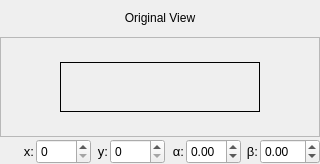
                             <widget class="QFrame" name="frame_9">
                              <property name="sizePolicy">
                               <sizepolicy hsizetype="Preferred" vsizetype="Fixed">
                                <horstretch>0</horstretch>
                                <verstretch>0</verstretch>
                               </sizepolicy>
                              </property>
                              <property name="frameShape">
                               <enum>QFrame::NoFrame</enum>
                              </property>
                              <property name="frameShadow">
                               <enum>QFrame::Plain</enum>
                              </property>
                              <layout class="QVBoxLayout" name="verticalLayout_24">
                               <property name="spacing">
                                <number>2</number>
                               </property>
                               <property name="leftMargin">
                                <number>0</number>
                               </property>
                               <property name="topMargin">
                                <number>0</number>
                               </property>
                               <property name="rightMargin">
                                <number>0</number>
                               </property>
                               <property name="bottomMargin">
                                <number>0</number>
                               </property>
                               <item>
                                <widget class="QLabel" name="label_title_original">
                                 <property name="minimumSize">
                                  <size>
                                   <width>0</width>
                                   <height>35</height>
                                  </size>
                                 </property>
                                 <property name="maximumSize">
                                  <size>
                                   <width>16777215</width>
                                   <height>35</height>
                                  </size>
                                 </property>
                                 <property name="styleSheet">
                                  <string notr="true"/>
                                 </property>
                                 <property name="frameShape">
                                  <enum>QFrame::NoFrame</enum>
                                 </property>
                                 <property name="text">
                                  <string>Original View</string>
                                 </property>
                                 <property name="alignment">
                                  <set>Qt::AlignCenter</set>
                                 </property>
                                </widget>
                               </item>
                               <item>
                                <widget class="QFrame" name="frame_image_original">
                                 <property name="minimumSize">
                                  <size>
                                   <width>0</width>
                                   <height>100</height>
                                  </size>
                                 </property>
                                 <property name="maximumSize">
                                  <size>
                                   <width>16777215</width>
                                   <height>280</height>
                                  </size>
                                 </property>
                                 <property name="styleSheet">
                                  <string notr="true"/>
                                 </property>
                                 <property name="frameShape">
                                  <enum>QFrame::StyledPanel</enum>
                                 </property>
                                 <property name="frameShadow">
                                  <enum>QFrame::Raised</enum>
                                 </property>
                                 <layout class="QHBoxLayout" name="horizontalLayout_13">
                                  <property name="spacing">
                                   <number>0</number>
                                  </property>
                                  <property name="leftMargin">
                                   <number>0</number>
                                  </property>
                                  <property name="topMargin">
                                   <number>0</number>
                                  </property>
                                  <property name="rightMargin">
                                   <number>0</number>
                                  </property>
                                  <property name="bottomMargin">
                                   <number>0</number>
                                  </property>
                                  <item>
                                   <widget class="QLabel" name="label_image_original">
                                    <property name="maximumSize">
                                     <size>
                                      <width>200</width>
                                      <height>50</height>
                                     </size>
                                    </property>
                                    <property name="cursor">
                                     <cursorShape>ArrowCursor</cursorShape>
                                    </property>
                                    <property name="mouseTracking">
                                     <bool>true</bool>
                                    </property>
                                    <property name="frameShape">
                                     <enum>QFrame::Box</enum>
                                    </property>
                                    <property name="text">
                                     <string/>
                                    </property>
                                    <property name="pixmap">
                                     <pixmap>../../../../.designer/icon_2/VLC_Icon.svg</pixmap>
                                    </property>
                                    <property name="scaledContents">
                                     <bool>true</bool>
                                    </property>
                                   </widget>
                                  </item>
                                 </layout>
                                </widget>
                               </item>
                               <item>
                                <widget class="QFrame" name="frame_pointer_anypoint_2">
                                 <property name="minimumSize">
                                  <size>
                                   <width>0</width>
                                   <height>25</height>
                                  </size>
                                 </property>
                                 <property name="maximumSize">
                                  <size>
                                   <width>320</width>
                                   <height>25</height>
                                  </size>
                                 </property>
                                 <property name="font">
                                  <font>
                                   <family>Segoe UI</family>
                                   <pointsize>10</pointsize>
                                   <weight>50</weight>
                                   <italic>false</italic>
                                   <bold>false</bold>
                                  </font>
                                 </property>
                                 <property name="frameShape">
                                  <enum>QFrame::NoFrame</enum>
                                 </property>
                                 <property name="frameShadow">
                                  <enum>QFrame::Raised</enum>
                                 </property>
                                 <layout class="QHBoxLayout" name="horizontalLayout_44">
                                  <property name="spacing">
                                   <number>2</number>
                                  </property>
                                  <property name="leftMargin">
                                   <number>2</number>
                                  </property>
                                  <property name="topMargin">
                                   <number>0</number>
                                  </property>
                                  <property name="rightMargin">
                                   <number>10</number>
                                  </property>
                                  <property name="bottomMargin">
                                   <number>0</number>
                                  </property>
                                  <item>
                                   <widget class="QLabel" name="label_10">
                                    <property name="minimumSize">
                                     <size>
                                      <width>15</width>
                                      <height>0</height>
                                     </size>
                                    </property>
                                    <property name="maximumSize">
                                     <size>
                                      <width>18</width>
                                      <height>15</height>
                                     </size>
                                    </property>
                                    <property name="frameShape">
                                     <enum>QFrame::NoFrame</enum>
                                    </property>
                                    <property name="text">
                                     <string/>
                                    </property>
                                    <property name="scaledContents">
                                     <bool>true</bool>
                                    </property>
                                   </widget>
                                  </item>
                                  <item>
                                   <widget class="QLabel" name="label_46">
                                    <property name="minimumSize">
                                     <size>
                                      <width>15</width>
                                      <height>0</height>
                                     </size>
                                    </property>
                                    <property name="maximumSize">
                                     <size>
                                      <width>16777215</width>
                                      <height>16777215</height>
                                     </size>
                                    </property>
                                    <property name="font">
                                     <font>
                                      <family>Segoe UI</family>
                                      <pointsize>10</pointsize>
                                      <weight>50</weight>
                                      <italic>false</italic>
                                      <bold>false</bold>
                                     </font>
                                    </property>
                                    <property name="frameShape">
                                     <enum>QFrame::NoFrame</enum>
                                    </property>
                                    <property name="text">
                                     <string>x:</string>
                                    </property>
                                    <property name="alignment">
                                     <set>Qt::AlignRight|Qt::AlignTrailing|Qt::AlignVCenter</set>
                                    </property>
                                   </widget>
                                  </item>
                                  <item>
                                   <widget class="QSpinBox" name="spinBox_icx">
                                    <property name="sizePolicy">
                                     <sizepolicy hsizetype="Expanding" vsizetype="Expanding">
                                      <horstretch>0</horstretch>
                                      <verstretch>0</verstretch>
                                     </sizepolicy>
                                    </property>
                                    <property name="minimumSize">
                                     <size>
                                      <width>55</width>
                                      <height>0</height>
                                     </size>
                                    </property>
                                    <property name="maximumSize">
                                     <size>
                                      <width>16777215</width>
                                      <height>30</height>
                                     </size>
                                    </property>
                                    <property name="font">
                                     <font>
                                      <family>Segoe UI</family>
                                      <pointsize>9</pointsize>
                                      <weight>50</weight>
                                      <italic>false</italic>
                                      <bold>false</bold>
                                     </font>
                                    </property>
                                    <property name="layoutDirection">
                                     <enum>Qt::LeftToRight</enum>
                                    </property>
                                    <property name="maximum">
                                     <number>5000</number>
                                    </property>
                                   </widget>
                                  </item>
                                  <item>
                                   <widget class="QLabel" name="label_47">
                                    <property name="minimumSize">
                                     <size>
                                      <width>18</width>
                                      <height>0</height>
                                     </size>
                                    </property>
                                    <property name="maximumSize">
                                     <size>
                                      <width>16777215</width>
                                      <height>16777215</height>
                                     </size>
                                    </property>
                                    <property name="font">
                                     <font>
                                      <family>Segoe UI</family>
                                      <pointsize>10</pointsize>
                                      <weight>50</weight>
                                      <italic>false</italic>
                                      <bold>false</bold>
                                     </font>
                                    </property>
                                    <property name="frameShape">
                                     <enum>QFrame::NoFrame</enum>
                                    </property>
                                    <property name="text">
                                     <string>y:</string>
                                    </property>
                                    <property name="alignment">
                                     <set>Qt::AlignRight|Qt::AlignTrailing|Qt::AlignVCenter</set>
                                    </property>
                                   </widget>
                                  </item>
                                  <item>
                                   <widget class="QSpinBox" name="spinBox_icy">
                                    <property name="sizePolicy">
                                     <sizepolicy hsizetype="Expanding" vsizetype="Expanding">
                                      <horstretch>0</horstretch>
                                      <verstretch>0</verstretch>
                                     </sizepolicy>
                                    </property>
                                    <property name="minimumSize">
                                     <size>
                                      <width>55</width>
                                      <height>0</height>
                                     </size>
                                    </property>
                                    <property name="maximumSize">
                                     <size>
                                      <width>16777215</width>
                                      <height>30</height>
                                     </size>
                                    </property>
                                    <property name="font">
                                     <font>
                                      <family>Segoe UI</family>
                                      <pointsize>9</pointsize>
                                      <weight>50</weight>
                                      <italic>false</italic>
                                      <bold>false</bold>
                                     </font>
                                    </property>
                                    <property name="maximum">
                                     <number>5000</number>
                                    </property>
                                   </widget>
                                  </item>
                                  <item>
                                   <widget class="QLabel" name="label_37">
                                    <property name="minimumSize">
                                     <size>
                                      <width>20</width>
                                      <height>0</height>
                                     </size>
                                    </property>
                                    <property name="maximumSize">
                                     <size>
                                      <width>16777215</width>
                                      <height>16777215</height>
                                     </size>
                                    </property>
                                    <property name="frameShape">
                                     <enum>QFrame::NoFrame</enum>
                                    </property>
                                    <property name="text">
                                     <string>α:</string>
                                    </property>
                                    <property name="alignment">
                                     <set>Qt::AlignRight|Qt::AlignTrailing|Qt::AlignVCenter</set>
                                    </property>
                                   </widget>
                                  </item>
                                  <item>
                                   <widget class="QDoubleSpinBox" name="doubleSpinBox_alpha_rec">
                                    <property name="sizePolicy">
                                     <sizepolicy hsizetype="Expanding" vsizetype="Expanding">
                                      <horstretch>0</horstretch>
                                      <verstretch>0</verstretch>
                                     </sizepolicy>
                                    </property>
                                    <property name="minimumSize">
                                     <size>
                                      <width>55</width>
                                      <height>0</height>
                                     </size>
                                    </property>
                                    <property name="font">
                                     <font>
                                      <family>Segoe UI</family>
                                      <pointsize>9</pointsize>
                                      <weight>50</weight>
                                      <italic>false</italic>
                                      <bold>false</bold>
                                     </font>
                                    </property>
                                    <property name="layoutDirection">
                                     <enum>Qt::LeftToRight</enum>
                                    </property>
                                    <property name="minimum">
                                     <double>-360.000000000000000</double>
                                    </property>
                                    <property name="maximum">
                                     <double>360.000000000000000</double>
                                    </property>
                                   </widget>
                                  </item>
                                  <item>
                                   <widget class="QLabel" name="label_38">
                                    <property name="minimumSize">
                                     <size>
                                      <width>18</width>
                                      <height>0</height>
                                     </size>
                                    </property>
                                    <property name="maximumSize">
                                     <size>
                                      <width>16777215</width>
                                      <height>16777215</height>
                                     </size>
                                    </property>
                                    <property name="frameShape">
                                     <enum>QFrame::NoFrame</enum>
                                    </property>
                                    <property name="text">
                                     <string>β:</string>
                                    </property>
                                    <property name="alignment">
                                     <set>Qt::AlignRight|Qt::AlignTrailing|Qt::AlignVCenter</set>
                                    </property>
                                   </widget>
                                  </item>
                                  <item>
                                   <widget class="QDoubleSpinBox" name="doubleSpinBox_beta_rec">
                                    <property name="sizePolicy">
                                     <sizepolicy hsizetype="Expanding" vsizetype="Expanding">
                                      <horstretch>0</horstretch>
                                      <verstretch>0</verstretch>
                                     </sizepolicy>
                                    </property>
                                    <property name="minimumSize">
                                     <size>
                                      <width>60</width>
                                      <height>0</height>
                                     </size>
                                    </property>
                                    <property name="font">
                                     <font>
                                      <family>Segoe UI</family>
                                      <pointsize>9</pointsize>
                                      <weight>50</weight>
                                      <italic>false</italic>
                                      <bold>false</bold>
                                     </font>
                                    </property>
                                    <property name="layoutDirection">
                                     <enum>Qt::LeftToRight</enum>
                                    </property>
                                    <property name="minimum">
                                     <double>-360.000000000000000</double>
                                    </property>
                                    <property name="maximum">
                                     <double>360.000000000000000</double>
                                    </property>
                                   </widget>
                                  </item>
                                 </layout>
                                </widget>
                               </item>
                              </layout>
                             </widget>
